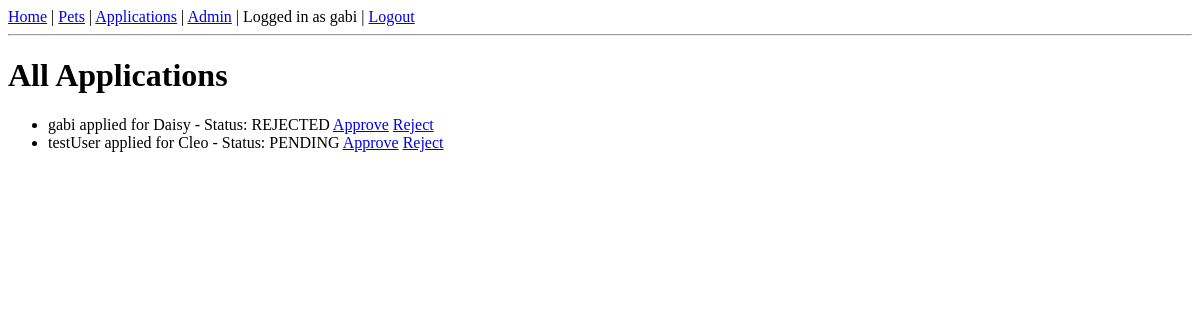
Page /staff/applications/ (signed in) on the earlier database version.
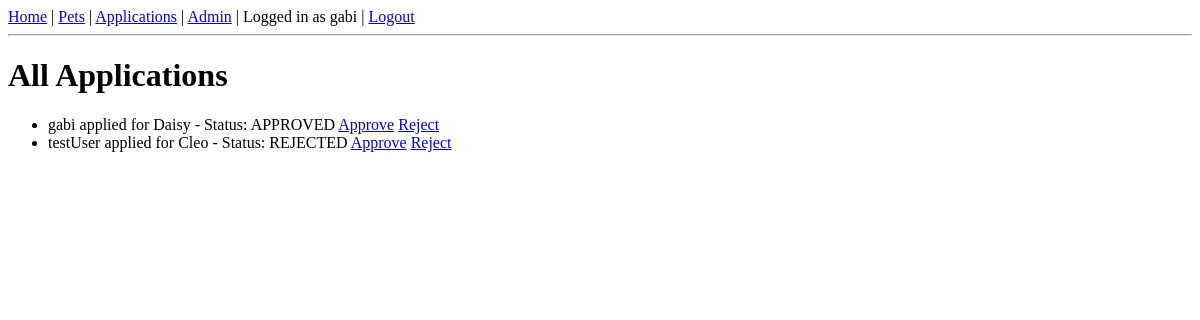
Same page on the later database version.
### core/models.py (models this page shows, shortened)
class AdoptionApplication(models.Model):
    STATUS_CHOICES = [
        ('PENDING', 'Pending'),
        ('APPROVED', 'Approved'),
        ('REJECTED', 'Rejected'),
    ]
    user = models.ForeignKey(User, on_delete=models.CASCADE)
    pet = models.ForeignKey(Pet, on_delete=models.CASCADE)
    application_text = models.TextField()
    status = models.CharField(max_length=10, choices=STATUS_CHOICES, default='PENDING')
    created_at = models.DateTimeField(auto_now_add=True)

class Pet(models.Model):#all of the pets
    PET_TYPE_CHOICES = [
        ('DOG', 'Dog'),
        ('CAT', 'Cat'),
        ('OTHER', 'Other'),
    ]
    STATUS_CHOICES = [
        ('AVAILABLE', 'Available'),
        ('ADOPTED', 'Adopted'),
    ]
    shelter = models.ForeignKey(Shelter, on_delete=models.CASCADE)
    name = models.CharField(max_length=100)
    pet_type = models.CharField(max_length=10, choices=PET_TYPE_CHOICES)
    breed = models.CharField(max_length=100)
    age = models.IntegerField()
    gender = models.CharField(max_length=10)
    description = models.TextField()
    vaccination_status = models.BooleanField(default=False)
    status = models.CharField(max_length=10, choices=STATUS_CHOICES, default='AVAILABLE')
    image = models.ImageField(upload_to='pet_images/', blank=True, null=True)

### core/views.py (the view)
# urls.py: path('staff/applications/', views.staff_applications, name='staff_applications'),
@login_required
def staff_applications(request):
    if not is_staff_user(request.user):
        return HttpResponseForbidden("You are not allowed to access this page.")
    applications = AdoptionApplication.objects.all()
    return render(request, 'core/staff_applications.html', {'applications': applications})

### core/views.py (called while the page is built)
def is_staff_user(user):
    return hasattr(user, 'profile') and user.profile.role in ['STAFF', 'ADMIN']

### core/templates/core/staff_applications.html
{% extends 'core/base.html' %}
{% block content %}
<h1>All Applications</h1>
<ul>
    {% for app in applications %}
        <li>
            {{ app.user.username }} applied for {{ app.pet.name }}
            - Status: {{ app.status }}
            <a href="{% url 'approve_application' app.id %}">Approve</a>
            <a href="{% url 'reject_application' app.id %}">Reject</a>
        </li>
    {% endfor %}
</ul>
{% endblock %}

### core/templates/core/base.html (shortened to what this page needs)
<!DOCTYPE html>
<html>
<head>
</head>
<body>
<nav>
    <a href="{% url 'home' %}">Home</a> |
    <a href="{% url 'pet_list' %}">Pets</a> |
    {% if user.is_authenticated %}
        {% if user.profile.role == 'STAFF' or user.profile.role == 'ADMIN' %}
            <a href="{% url 'staff_applications' %}">Applications</a> |
        {% endif %}
        {% if user.is_staff %}
            <a href="/admin/">Admin</a> |
        {% endif %}
        <span>Logged in as {{ user.username }}</span> |
        <a href="{% url 'logout' %}">Logout</a>
    {% else %}
        <a href="{% url 'login' %}">Login</a>
    {% endif %}
</nav>
<hr>
{% block content %}
{% endblock %}
</body>
</html>

Differences in the rows shown:
changed AdoptionApplication "gabi": status "REJECTED" → "APPROVED"
changed AdoptionApplication "testUser": status "PENDING" → "REJECTED"
